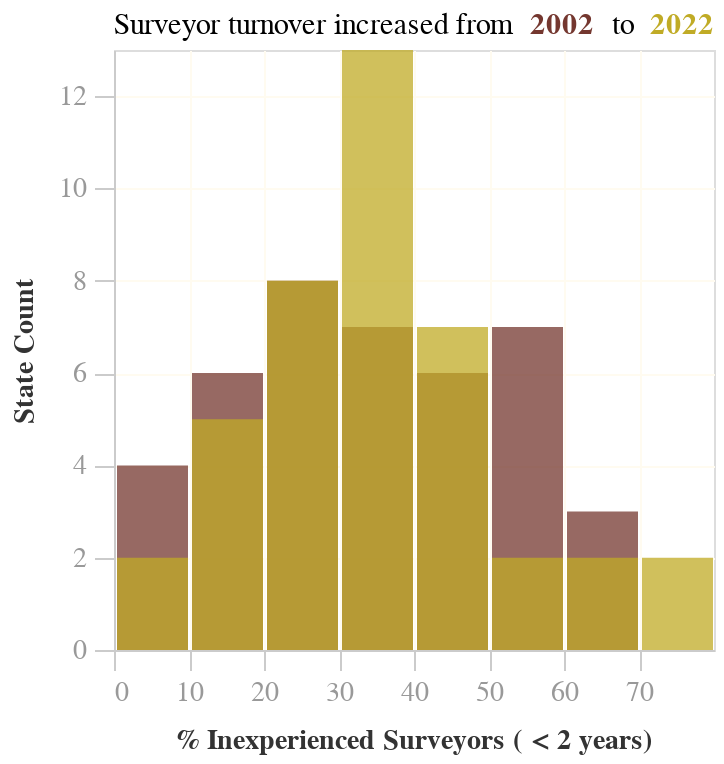

Notebook code for this chart:
### Code cell
df_2002 = surveyor_experience_df.loc[surveyor_experience_df['year']==2002]
histogram_2002 = alt.Chart(df_2002).mark_bar(color='#74372F', opacity=0.75).encode(
    alt.X("prop_inexperienced:Q", title='% Inexperienced Surveyors ( < 2 years)',bin=True),
    alt.Y('count()', title='State Count'))
# display(histogram_2002)

df_2022 = surveyor_experience_df.loc[surveyor_experience_df['year']==2022]
histogram_2022 = alt.Chart(df_2022).mark_bar(color='#C0AB26', opacity=0.75).encode(
    alt.X("prop_inexperienced:Q", bin=True),
    alt.Y('count()', title='State Count'))
# display(histogram_2022)

text_2002 = alt.Chart(pd.DataFrame({'text': ['2002']})).mark_text(
    align='right',
    baseline='top',
    fontSize=15,
    dx=240,
    dy=-20,
    color = '#74372F',
    fontWeight='bold'# Offset the subtitle slightly
).encode(
    x=alt.value(0),  # Positioning the subtitle at the left
    y=alt.value(0),  # Positioning the subtitle at the top
    text='text:N')

text_2022 = alt.Chart(pd.DataFrame({'text': ['2022']})).mark_text(
    align='right',
    baseline='top',
    fontSize=15,
    dx=300,
    dy=-20,
    color= '#C0AB26',
    fontWeight='bold'# Offset the subtitle slightly
).encode(
    x=alt.value(0),  # Positioning the subtitle at the left
    y=alt.value(0),  # Positioning the subtitle at the top
    text='text:N')

text_to = alt.Chart(pd.DataFrame({'text': ['to']})).mark_text(
    align='right',
    baseline='top',
    fontSize=15,
    dx=260,
    dy=-20,
    color= 'black',# Offset the subtitle slightly
).encode(
    x=alt.value(0),  # Positioning the subtitle at the left
    y=alt.value(0),  # Positioning the subtitle at the top
    text='text:N')

text_surveyor = alt.Chart(pd.DataFrame({'text': ['Surveyor turnover increased from']})).mark_text(
    align='right',
    baseline='top',
    fontSize=15,
    dx=200,
    dy=-20,
    color= 'black'# Offset the subtitle slightly
).encode(
    x=alt.value(0),  # Positioning the subtitle at the left
    y=alt.value(0),  # Positioning the subtitle at the top
    text='text:N')


text = text_2002 + text_2022 + text_to + text_surveyor


chart = histogram_2002 + histogram_2022 + text 
chart = chart.properties(background='white'
                        ).configure_axis(labelFontSize=14, gridColor='#fffbf0')



# subtitle: Surveyor turnover has increased since 2002
display(chart)

chart.save('/Users/ghazalin/NH_inspections_static/images/surveyor_experience_histogram_overlaid.svg')

### Figure 1 — Vega specification as saved in the notebook (floating-point values rounded to 4 significant figures)
{"$schema": "https://vega.github.io/schema/vega/v5.json", "data": [{"name": "source_2", "values": [{"text": "2002"}]}, {"name": "source_3", "values": [{"text": "2022"}]}, {"name": "source_4", "values": [{"text": "to"}]}, {"name": "source_5", "values": [{"text": "Surveyor turnover increased from"}]}, {"name": "source_0", "values": [{"__count": 6, "bin_maxbins_10_prop_inexperienced": 40.0, "bin_maxbins_10_prop_inexperienced_end": 50.0}, {"__count": 8, "bin_maxbins_10_prop_inexperienced": 20.0, "bin_maxbins_10_prop_inexperienced_end": 30.0}, {"__count": 7, "bin_maxbins_10_prop_inexperienced": 30.0, "bin_maxbins_10_prop_inexperienced_end": 40.0}, {"__count": 7, "bin_maxbins_10_prop_inexperienced": 50.0, "bin_maxbins_10_prop_inexperienced_end": 60.0}, {"__count": 4, "bin_maxbins_10_prop_inexperienced": 0.0, "bin_maxbins_10_prop_inexperienced_end": 10.0}, {"__count": 6, "bin_maxbins_10_prop_inexperienced": 10.0, "bin_maxbins_10_prop_inexperienced_end": 20.0}, {"__count": 3, "bin_maxbins_10_prop_inexperienced": 60.0, "bin_maxbins_10_prop_inexperienced_end": 70.0}]}, {"name": "source_1", "values": [{"__count": 13, "bin_maxbins_10_prop_inexperienced": 30.0, "bin_maxbins_10_prop_inexperienced_end": 40.0}, {"__count": 5, "bin_maxbins_10_prop_inexperienced": 10.0, "bin_maxbins_10_prop_inexperienced_end": 20.0}, {"__count": 7, "bin_maxbins_10_prop_inexperienced": 40.0, "bin_maxbins_10_prop_inexperienced_end": 50.0}, {"__count": 2, "bin_maxbins_10_prop_inexperienced": 70.0, "bin_maxbins_10_prop_inexperienced_end": 80.0}, {"__count": 8, "bin_maxbins_10_prop_inexperienced": 20.0, "bin_maxbins_10_prop_inexperienced_end": 30.0}, {"__count": 2, "bin_maxbins_10_prop_inexperienced": 0.0, "bin_maxbins_10_prop_inexperienced_end": 10.0}, {"__count": 2, "bin_maxbins_10_prop_inexperienced": 50.0, "bin_maxbins_10_prop_inexperienced_end": 60.0}, {"__count": 2, "bin_maxbins_10_prop_inexperienced": 60.0, "bin_maxbins_10_prop_inexperienced_end": 70.0}]}], "signals": [{"name": "layer_0_bin_maxbins_10_prop_inexperienced_bins", "value": {"fields": ["prop_inexperienced"], "fname": "bin_prop_inexperienced", "start": 0.0, "step": 10.0, "stop": 70.0}}, {"name": "layer_1_bin_maxbins_10_prop_inexperienced_bins", "value": {"fields": ["prop_inexperienced"], "fname": "bin_prop_inexperienced", "start": 0.0, "step": 10.0, "stop": 80.0}}], "marks": [{"type": "rect", "name": "layer_0_marks", "from": {"data": "source_0"}, "encode": {"update": {"opacity": {"value": 0.75}, "y2": {"value": 0, "scale": "y"}, "x2": {"field": "bin_maxbins_10_prop_inexperienced", "scale": "x", "offset": {"signal": "0.5 + (abs(scale(\"x\", datum[\"bin_maxbins_10_prop_inexperienced_end\"]) - scale(\"x\", datum[\"bin_maxbins_10_prop_inexperienced\"])) < 0.25 ? -0.5 * (0.25 - (abs(scale(\"x\", datum[\"bin_maxbins_10_prop_inexperienced_end\"]) - scale(\"x\", datum[\"bin_maxbins_10_prop_inexperienced\"])))) : 1)"}}, "x": {"field": "bin_maxbins_10_prop_inexperienced_end", "scale": "x", "offset": {"signal": "0.5 + (abs(scale(\"x\", datum[\"bin_maxbins_10_prop_inexperienced_end\"]) - scale(\"x\", datum[\"bin_maxbins_10_prop_inexperienced\"])) < 0.25 ? 0.5 * (0.25 - (abs(scale(\"x\", datum[\"bin_maxbins_10_prop_inexperienced_end\"]) - scale(\"x\", datum[\"bin_maxbins_10_prop_inexperienced\"])))) : -1)"}}, "fill": {"value": "#74372F"}, "y": {"field": "__count", "scale": "y"}}}, "style": ["bar"]}, {"type": "rect", "name": "layer_1_marks", "from": {"data": "source_1"}, "encode": {"update": {"x2": {"field": "bin_maxbins_10_prop_inexperienced", "scale": "x", "offset": {"signal": "0.5 + (abs(scale(\"x\", datum[\"bin_maxbins_10_prop_inexperienced_end\"]) - scale(\"x\", datum[\"bin_maxbins_10_prop_inexperienced\"])) < 0.25 ? -0.5 * (0.25 - (abs(scale(\"x\", datum[\"bin_maxbins_10_prop_inexperienced_end\"]) - scale(\"x\", datum[\"bin_maxbins_10_prop_inexperienced\"])))) : 1)"}}, "opacity": {"value": 0.75}, "y": {"field": "__count", "scale": "y"}, "fill": {"value": "#C0AB26"}, "x": {"field": "bin_maxbins_10_prop_inexperienced_end", "scale": "x", "offset": {"signal": "0.5 + (abs(scale(\"x\", datum[\"bin_maxbins_10_prop_inexperienced_end\"]) - scale(\"x\", datum[\"bin_maxbins_10_prop_inexperienced\"])) < 0.25 ? 0.5 * (0.25 - (abs(scale(\"x\", datum[\"bin_maxbins_10_prop_inexperienced_end\"]) - scale(\"x\", datum[\"bin_maxbins_10_prop_inexperienced\"])))) : -1)"}}, "y2": {"value": 0, "scale": "y"}}}, "style": ["bar"]}, {"type": "text", "name": "layer_2_layer_0_marks", "from": {"data": "source_2"}, "encode": {"update": {"baseline": {"value": "top"}, "fill": {"value": "#74372F"}, "dx": {"value": 240}, "fontSize": {"value": 15}, "x": {"value": 0}, "text": {"signal": "isValid(datum[\"text\"]) ? datum[\"text\"] : \"\"+datum[\"text\"]"}, "fontWeight": {"value": "bold"}, "y": {"value": 0}, "dy": {"value": -20}, "align": {"value": "right"}}}, "style": ["text"]}, {"type": "text", "name": "layer_2_layer_1_marks", "from": {"data": "source_3"}, "encode": {"update": {"fill": {"value": "#C0AB26"}, "y": {"value": 0}, "align": {"value": "right"}, "dx": {"value": 300}, "fontSize": {"value": 15}, "x": {"value": 0}, "dy": {"value": -20}, "text": {"signal": "isValid(datum[\"text\"]) ? datum[\"text\"] : \"\"+datum[\"text\"]"}, "fontWeight": {"value": "bold"}, "baseline": {"value": "top"}}}, "style": ["text"]}, {"type": "text", "name": "layer_2_layer_2_marks", "from": {"data": "source_4"}, "encode": {"update": {"align": {"value": "right"}, "fill": {"value": "black"}, "dy": {"value": -20}, "dx": {"value": 260}, "baseline": {"value": "top"}, "x": {"value": 0}, "text": {"signal": "isValid(datum[\"text\"]) ? datum[\"text\"] : \"\"+datum[\"text\"]"}, "y": {"value": 0}, "fontSize": {"value": 15}}}, "style": ["text"]}, {"type": "text", "name": "layer_2_layer_3_marks", "from": {"data": "source_5"}, "encode": {"update": {"dx": {"value": 200}, "dy": {"value": -20}, "fill": {"value": "black"}, "align": {"value": "right"}, "y": {"value": 0}, "fontSize": {"value": 15}, "text": {"signal": "isValid(datum[\"text\"]) ? datum[\"text\"] : \"\"+datum[\"text\"]"}, "baseline": {"value": "top"}, "x": {"value": 0}}}, "style": ["text"]}], "scales": [{"name": "x", "type": "linear", "domain": {"fields": [{"signal": "[layer_0_bin_maxbins_10_prop_inexperienced_bins.start, layer_0_bin_maxbins_10_prop_inexperienced_bins.stop]"}, {"signal": "[layer_1_bin_maxbins_10_prop_inexperienced_bins.start, layer_1_bin_maxbins_10_prop_inexperienced_bins.stop]"}]}, "range": [0, {"signal": "width"}], "bins": {"signal": "layer_0_bin_maxbins_10_prop_inexperienced_bins"}, "zero": false}, {"name": "y", "type": "linear", "domain": {"fields": [{"data": "source_0", "field": "__count"}, {"data": "source_1", "field": "__count"}]}, "range": [{"signal": "height"}, 0], "zero": true, "nice": true}], "axes": [{"scale": "x", "grid": true, "tickCount": {"signal": "ceil(width/10)"}, "maxExtent": 0, "aria": false, "labels": false, "orient": "bottom", "domain": false, "ticks": false, "zindex": 0, "minExtent": 0, "gridScale": "y"}, {"scale": "y", "tickCount": {"signal": "ceil(height/40)"}, "maxExtent": 0, "gridScale": "x", "orient": "left", "grid": true, "minExtent": 0, "labels": false, "aria": false, "ticks": false, "domain": false, "zindex": 0}, {"scale": "x", "tickCount": {"signal": "ceil(width/10)"}, "orient": "bottom", "labelFlush": true, "zindex": 0, "grid": false, "title": "% Inexperienced Surveyors ( < 2 years)", "labelOverlap": true}, {"scale": "y", "grid": false, "orient": "left", "labelOverlap": true, "zindex": 0, "tickCount": {"signal": "ceil(height/40)"}, "title": "State Count"}], "usermeta": {"embedOptions": {"theme": "fivethirtyeight"}}, "padding": 5, "height": 300, "style": "cell", "config": {"group": {"fill": "#f0f0f0"}, "path": {"stroke": "#30a2da", "strokeWidth": 0.5}, "range": {"category": ["#30a2da", "#fc4f30", "#e5ae38", "#6d904f", "#8b8b8b", "#b96db8", "#ff9e27", "#56cc60", "#52d2ca", "#52689e", "#545454", "#9fe4f8"], "diverging": ["#cc0020", "#e77866", "#f6e7e1", "#d6e8ed", "#91bfd9", "#1d78b5"], "heatmap": ["#d6e8ed", "#cee0e5", "#91bfd9", "#549cc6", "#1d78b5"]}, "shape": {"stroke": "#30a2da"}, "axis": {"domainColor": "#cbcbcb", "grid": true, "gridColor": "#fffbf0", "gridWidth": 1, "labelColor": "#999", "labelFontSize": 14, "titleColor": "#333", "tickColor": "#cbcbcb", "tickSize": 10, "titleFontSize": 14, "titlePadding": 10, "labelPadding": 4}, "axisBand": {"grid": false}, "legend": {"labelColor": "#333", "labelFontSize": 11, "padding": 1, "symbolSize": 30, "symbolType": "square", "titleColor": "#333", "titleFontSize": 14, "titlePadding": 10}, "style": {"arc": {"fill": "#30a2da"}, "area": {"fill": "#30a2da"}, "bar": {"fill": "#30a2da", "stroke": null}, "line": {"stroke": "#30a2da", "strokeWidth": 2}, "point": {"shape": "circle"}, "rect": {"fill": "#30a2da"}, "group-title": {"fontSize": 24, "fontWeight": 600}}}, "width": 300, "background": "white"}
